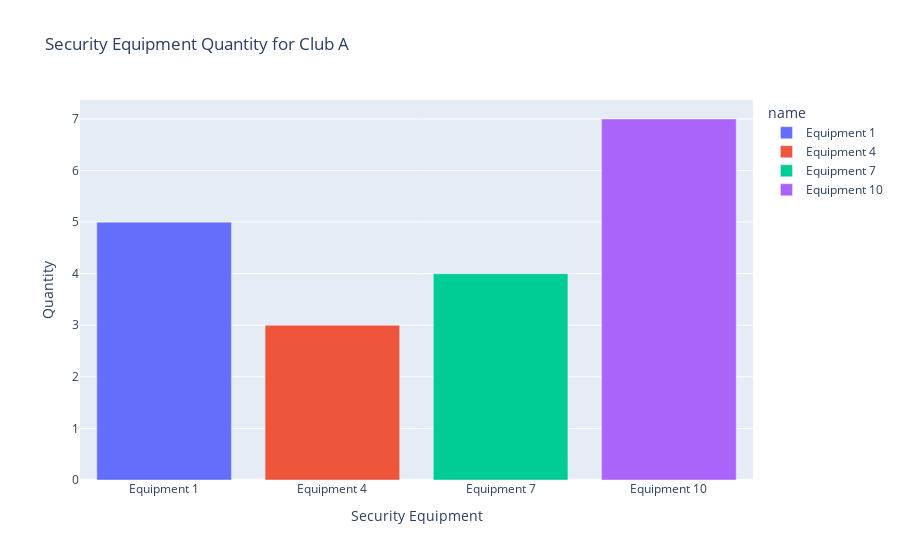

The notebook cell this image was saved under:
### Code cell
# Supongamos que deseas mostrar el equipo de seguridad para el 'Club A' (club_id = 1)
club_security_equipment = security_equipment_df[security_equipment_df['club_id'] == 1]

fig = px.bar(club_security_equipment, x='name', y='quantity', color='name',
             title='Security Equipment Quantity for Club A')
fig.update_layout(xaxis_title='Security Equipment', yaxis_title='Quantity')
fig.show()

pio.write_html(fig, 'club_security_equipment.html')

### Figure 1 — Plotly figure (JSON) as saved in the notebook; plotly's stock layout.template omitted (floating-point values rounded to 4 significant figures)
{"data": [{"alignmentgroup": "True", "hovertemplate": "name=%{x}<br>quantity=%{y}<extra></extra>", "legendgroup": "Equipment 1", "marker": {"color": "#636efa", "pattern": {"shape": ""}}, "name": "Equipment 1", "offsetgroup": "Equipment 1", "orientation": "v", "showlegend": true, "textposition": "auto", "type": "bar", "x": ["Equipment 1"], "xaxis": "x", "y": [5], "yaxis": "y"}, {"alignmentgroup": "True", "hovertemplate": "name=%{x}<br>quantity=%{y}<extra></extra>", "legendgroup": "Equipment 4", "marker": {"color": "#EF553B", "pattern": {"shape": ""}}, "name": "Equipment 4", "offsetgroup": "Equipment 4", "orientation": "v", "showlegend": true, "textposition": "auto", "type": "bar", "x": ["Equipment 4"], "xaxis": "x", "y": [3], "yaxis": "y"}, {"alignmentgroup": "True", "hovertemplate": "name=%{x}<br>quantity=%{y}<extra></extra>", "legendgroup": "Equipment 7", "marker": {"color": "#00cc96", "pattern": {"shape": ""}}, "name": "Equipment 7", "offsetgroup": "Equipment 7", "orientation": "v", "showlegend": true, "textposition": "auto", "type": "bar", "x": ["Equipment 7"], "xaxis": "x", "y": [4], "yaxis": "y"}, {"alignmentgroup": "True", "hovertemplate": "name=%{x}<br>quantity=%{y}<extra></extra>", "legendgroup": "Equipment 10", "marker": {"color": "#ab63fa", "pattern": {"shape": ""}}, "name": "Equipment 10", "offsetgroup": "Equipment 10", "orientation": "v", "showlegend": true, "textposition": "auto", "type": "bar", "x": ["Equipment 10"], "xaxis": "x", "y": [7], "yaxis": "y"}], "layout": {"barmode": "relative", "legend": {"title": {"text": "name"}, "tracegroupgap": 0}, "title": {"text": "Security Equipment Quantity for Club A"}, "xaxis": {"anchor": "y", "categoryarray": ["Equipment 1", "Equipment 4", "Equipment 7", "Equipment 10"], "categoryorder": "array", "domain": [0, 1], "title": {"text": "Security Equipment"}}, "yaxis": {"anchor": "x", "domain": [0, 1], "title": {"text": "Quantity"}}}}
